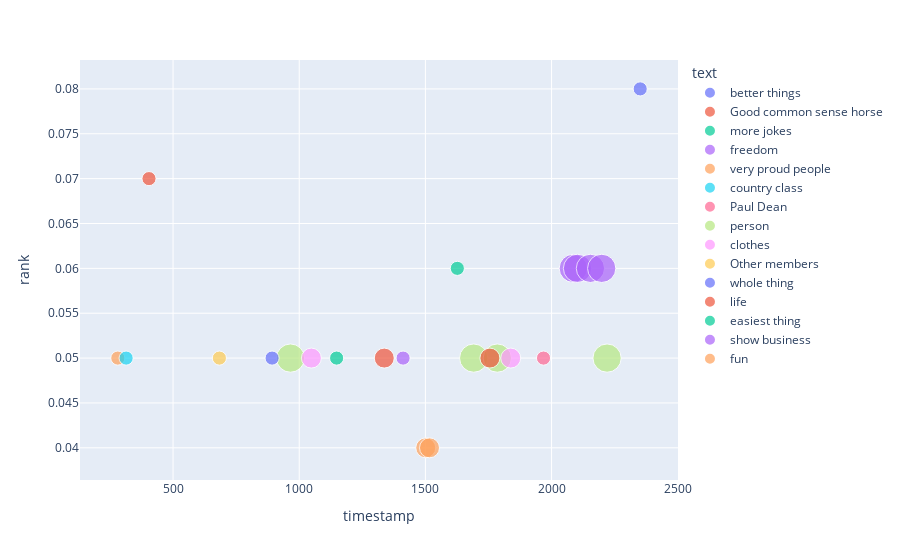

The notebook cell saved with this chart:
### Code cell
fig = px.scatter(data_frame=highlights, x='timestamp', y='rank', color='text', size=gen_count_size(highlights),hover_name='speaker',hover_data={'speaker':True, 'text':True, 'timestamp':True, 'count':True},height=600)
fig.update_layout(
    hoverlabel=dict(
        bgcolor="white",
        font_size=16,
        font_family="Rockwell"
    )
)
fig.show()

### Figure 1 — Plotly figure (JSON) as saved in the notebook; plotly's stock layout.template omitted (floating-point values rounded to 4 significant figures)
{"data": [{"customdata": [["Dolly", "better things", 1]], "hovertemplate": "<b>%{hovertext}</b><br><br>text=%{customdata[1]}<br>timestamp=%{x}<br>rank=%{y}<br>size=%{marker.size}<br>speaker=%{customdata[0]}<br>count=%{customdata[2]}<extra></extra>", "hovertext": ["Dolly"], "legendgroup": "better things", "marker": {"color": "#636efa", "size": [100], "sizemode": "area", "sizeref": 1, "symbol": "circle"}, "mode": "markers", "name": "better things", "orientation": "v", "showlegend": true, "type": "scatter", "x": [2351.0], "xaxis": "x", "y": [0.08], "yaxis": "y"}, {"customdata": [["Dolly", "Good common sense horse", 1]], "hovertemplate": "<b>%{hovertext}</b><br><br>text=%{customdata[1]}<br>timestamp=%{x}<br>rank=%{y}<br>size=%{marker.size}<br>speaker=%{customdata[0]}<br>count=%{customdata[2]}<extra></extra>", "hovertext": ["Dolly"], "legendgroup": "Good common sense horse", "marker": {"color": "#EF553B", "size": [100], "sizemode": "area", "sizeref": 1, "symbol": "circle"}, "mode": "markers", "name": "Good common sense horse", "orientation": "v", "showlegend": true, "type": "scatter", "x": [404.7], "xaxis": "x", "y": [0.07], "yaxis": "y"}, {"customdata": [["Dolly", "more jokes", 1]], "hovertemplate": "<b>%{hovertext}</b><br><br>text=%{customdata[1]}<br>timestamp=%{x}<br>rank=%{y}<br>size=%{marker.size}<br>speaker=%{customdata[0]}<br>count=%{customdata[2]}<extra></extra>", "hovertext": ["Dolly"], "legendgroup": "more jokes", "marker": {"color": "#00cc96", "size": [100], "sizemode": "area", "sizeref": 1, "symbol": "circle"}, "mode": "markers", "name": "more jokes", "orientation": "v", "showlegend": true, "type": "scatter", "x": [1627.0], "xaxis": "x", "y": [0.06], "yaxis": "y"}, {"customdata": [["Dolly", "freedom", 4], ["Dolly", "freedom", 4], ["Barbara", "freedom", 4], ["Dolly", "freedom", 4]], "hovertemplate": "<b>%{hovertext}</b><br><br>text=%{customdata[1]}<br>timestamp=%{x}<br>rank=%{y}<br>size=%{marker.size}<br>speaker=%{customdata[0]}<br>count=%{customdata[2]}<extra></extra>", "hovertext": ["Dolly", "Dolly", "Barbara", "Dolly"], "legendgroup": "freedom", "marker": {"color": "#ab63fa", "size": [400, 400, 400, 400], "sizemode": "area", "sizeref": 1, "symbol": "circle"}, "mode": "markers", "name": "freedom", "orientation": "v", "showlegend": true, "type": "scatter", "x": [2086.0, 2103.0, 2154.0, 2199.0], "xaxis": "x", "y": [0.06, 0.06, 0.06, 0.06], "yaxis": "y"}, {"customdata": [["Dolly", "very proud people", 1]], "hovertemplate": "<b>%{hovertext}</b><br><br>text=%{customdata[1]}<br>timestamp=%{x}<br>rank=%{y}<br>size=%{marker.size}<br>speaker=%{customdata[0]}<br>count=%{customdata[2]}<extra></extra>", "hovertext": ["Dolly"], "legendgroup": "very proud people", "marker": {"color": "#FFA15A", "size": [100], "sizemode": "area", "sizeref": 1, "symbol": "circle"}, "mode": "markers", "name": "very proud people", "orientation": "v", "showlegend": true, "type": "scatter", "x": [281.1], "xaxis": "x", "y": [0.05], "yaxis": "y"}, {"customdata": [["Dolly", "country class", 1]], "hovertemplate": "<b>%{hovertext}</b><br><br>text=%{customdata[1]}<br>timestamp=%{x}<br>rank=%{y}<br>size=%{marker.size}<br>speaker=%{customdata[0]}<br>count=%{customdata[2]}<extra></extra>", "hovertext": ["Dolly"], "legendgroup": "country class", "marker": {"color": "#19d3f3", "size": [100], "sizemode": "area", "sizeref": 1, "symbol": "circle"}, "mode": "markers", "name": "country class", "orientation": "v", "showlegend": true, "type": "scatter", "x": [314.1], "xaxis": "x", "y": [0.05], "yaxis": "y"}, {"customdata": [["Barbara", "Paul Dean", 1]], "hovertemplate": "<b>%{hovertext}</b><br><br>text=%{customdata[1]}<br>timestamp=%{x}<br>rank=%{y}<br>size=%{marker.size}<br>speaker=%{customdata[0]}<br>count=%{customdata[2]}<extra></extra>", "hovertext": ["Barbara"], "legendgroup": "Paul Dean", "marker": {"color": "#FF6692", "size": [100], "sizemode": "area", "sizeref": 1, "symbol": "circle"}, "mode": "markers", "name": "Paul Dean", "orientation": "v", "showlegend": true, "type": "scatter", "x": [1968.0], "xaxis": "x", "y": [0.05], "yaxis": "y"}, {"customdata": [["Dolly", "person", 4], ["Dolly", "person", 4], ["Dolly", "person", 4], ["Dolly", "person", 4]], "hovertemplate": "<b>%{hovertext}</b><br><br>text=%{customdata[1]}<br>timestamp=%{x}<br>rank=%{y}<br>size=%{marker.size}<br>speaker=%{customdata[0]}<br>count=%{customdata[2]}<extra></extra>", "hovertext": ["Dolly", "Dolly", "Dolly", "Dolly"], "legendgroup": "person", "marker": {"color": "#B6E880", "size": [400, 400, 400, 400], "sizemode": "area", "sizeref": 1, "symbol": "circle"}, "mode": "markers", "name": "person", "orientation": "v", "showlegend": true, "type": "scatter", "x": [965.4, 1691.0, 1785.0, 2220.0], "xaxis": "x", "y": [0.05, 0.05, 0.05, 0.05], "yaxis": "y"}, {"customdata": [["Barbara", "clothes", 2], ["Dolly", "clothes", 2]], "hovertemplate": "<b>%{hovertext}</b><br><br>text=%{customdata[1]}<br>timestamp=%{x}<br>rank=%{y}<br>size=%{marker.size}<br>speaker=%{customdata[0]}<br>count=%{customdata[2]}<extra></extra>", "hovertext": ["Barbara", "Dolly"], "legendgroup": "clothes", "marker": {"color": "#FF97FF", "size": [200, 200], "sizemode": "area", "sizeref": 1, "symbol": "circle"}, "mode": "markers", "name": "clothes", "orientation": "v", "showlegend": true, "type": "scatter", "x": [1048.0, 1838.0], "xaxis": "x", "y": [0.05, 0.05], "yaxis": "y"}, {"customdata": [["Dolly", "Other members", 1]], "hovertemplate": "<b>%{hovertext}</b><br><br>text=%{customdata[1]}<br>timestamp=%{x}<br>rank=%{y}<br>size=%{marker.size}<br>speaker=%{customdata[0]}<br>count=%{customdata[2]}<extra></extra>", "hovertext": ["Dolly"], "legendgroup": "Other members", "marker": {"color": "#FECB52", "size": [100], "sizemode": "area", "sizeref": 1, "symbol": "circle"}, "mode": "markers", "name": "Other members", "orientation": "v", "showlegend": true, "type": "scatter", "x": [683.6], "xaxis": "x", "y": [0.05], "yaxis": "y"}, {"customdata": [["Dolly", "whole thing", 1]], "hovertemplate": "<b>%{hovertext}</b><br><br>text=%{customdata[1]}<br>timestamp=%{x}<br>rank=%{y}<br>size=%{marker.size}<br>speaker=%{customdata[0]}<br>count=%{customdata[2]}<extra></extra>", "hovertext": ["Dolly"], "legendgroup": "whole thing", "marker": {"color": "#636efa", "size": [100], "sizemode": "area", "sizeref": 1, "symbol": "circle"}, "mode": "markers", "name": "whole thing", "orientation": "v", "showlegend": true, "type": "scatter", "x": [892.5], "xaxis": "x", "y": [0.05], "yaxis": "y"}, {"customdata": [["Dolly", "life", 2], ["Dolly", "life", 2]], "hovertemplate": "<b>%{hovertext}</b><br><br>text=%{customdata[1]}<br>timestamp=%{x}<br>rank=%{y}<br>size=%{marker.size}<br>speaker=%{customdata[0]}<br>count=%{customdata[2]}<extra></extra>", "hovertext": ["Dolly", "Dolly"], "legendgroup": "life", "marker": {"color": "#EF553B", "size": [200, 200], "sizemode": "area", "sizeref": 1, "symbol": "circle"}, "mode": "markers", "name": "life", "orientation": "v", "showlegend": true, "type": "scatter", "x": [1337.0, 1756.0], "xaxis": "x", "y": [0.05, 0.05], "yaxis": "y"}, {"customdata": [["Dolly", "easiest thing", 1]], "hovertemplate": "<b>%{hovertext}</b><br><br>text=%{customdata[1]}<br>timestamp=%{x}<br>rank=%{y}<br>size=%{marker.size}<br>speaker=%{customdata[0]}<br>count=%{customdata[2]}<extra></extra>", "hovertext": ["Dolly"], "legendgroup": "easiest thing", "marker": {"color": "#00cc96", "size": [100], "sizemode": "area", "sizeref": 1, "symbol": "circle"}, "mode": "markers", "name": "easiest thing", "orientation": "v", "showlegend": true, "type": "scatter", "x": [1148.0], "xaxis": "x", "y": [0.05], "yaxis": "y"}, {"customdata": [["Dolly", "show business", 1]], "hovertemplate": "<b>%{hovertext}</b><br><br>text=%{customdata[1]}<br>timestamp=%{x}<br>rank=%{y}<br>size=%{marker.size}<br>speaker=%{customdata[0]}<br>count=%{customdata[2]}<extra></extra>", "hovertext": ["Dolly"], "legendgroup": "show business", "marker": {"color": "#ab63fa", "size": [100], "sizemode": "area", "sizeref": 1, "symbol": "circle"}, "mode": "markers", "name": "show business", "orientation": "v", "showlegend": true, "type": "scatter", "x": [1412.0], "xaxis": "x", "y": [0.05], "yaxis": "y"}, {"customdata": [["Barbara", "fun", 2], ["Dolly", "fun", 2]], "hovertemplate": "<b>%{hovertext}</b><br><br>text=%{customdata[1]}<br>timestamp=%{x}<br>rank=%{y}<br>size=%{marker.size}<br>speaker=%{customdata[0]}<br>count=%{customdata[2]}<extra></extra>", "hovertext": ["Barbara", "Dolly"], "legendgroup": "fun", "marker": {"color": "#FFA15A", "size": [200, 200], "sizemode": "area", "sizeref": 1, "symbol": "circle"}, "mode": "markers", "name": "fun", "orientation": "v", "showlegend": true, "type": "scatter", "x": [1501.0, 1516.0], "xaxis": "x", "y": [0.04, 0.04], "yaxis": "y"}], "layout": {"autosize": true, "hoverlabel": {"bgcolor": "white", "font": {"family": "Rockwell", "size": 16}}, "legend": {"itemsizing": "constant", "title": {"text": "text"}, "tracegroupgap": 0}, "margin": {"t": 60}, "xaxis": {"anchor": "y", "autorange": true, "domain": [0, 1], "range": [150.6, 2482.0], "title": {"text": "timestamp"}, "type": "linear"}, "yaxis": {"anchor": "x", "autorange": true, "domain": [0, 1], "range": [0.03654, 0.08313], "title": {"text": "rank"}, "type": "linear"}}}
